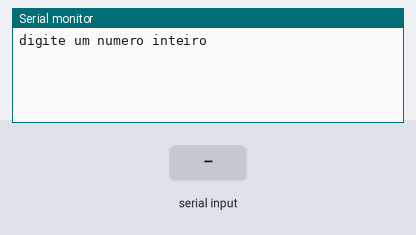
The sketch below on a simulated Arduino Uno, built with avr-gcc and run on an emulated ATmega328P. Parts: the last lines printed to the serial monitor. The inputs (shaded band) are chosen by the test bench.

Above: at 1.2 s.
1.3 s: "90,45\n" received over Serial
At 2.5 s:
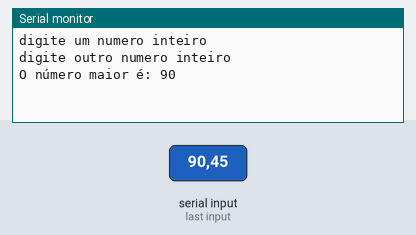
2.8 s: "30,150\n" received over Serial
At 4.9 s:
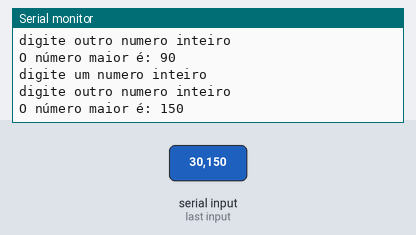

Measured:
- after the input at 1.3 s, the serial monitor: prints a new line at once (image 1)
- after the input at 2.8 s, the serial monitor: prints a new line after 1.6 s (image 2)

The sketch:

if_simples_e_composto_71.ino
```cpp
long numero, numero2;
void setup()
{
  Serial.begin(9600);
}

void loop()
{
  Serial.println("digite um numero inteiro");
  while (!Serial.available());
  numero = Serial.parseInt();

  Serial.println("digite outro numero inteiro");
  while (!Serial.available());
  numero2 = Serial.parseInt();

  if (numero > numero2) {
    Serial.println("O número maior é: " + String(numero));
} else if (numero2 > numero) {
    Serial.println("O número maior é: " + String(numero2));
} else {
    Serial.println("Os números são iguais.");
}

  delay(3000);
}
```
